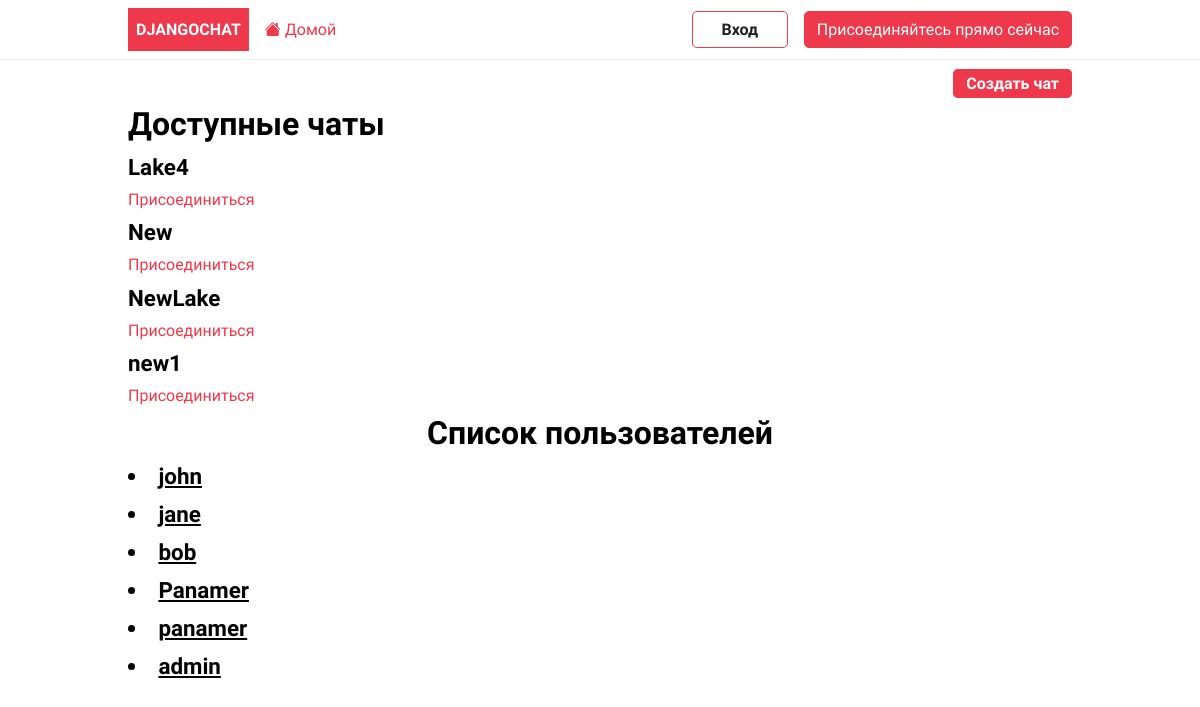
Page /chat_list/ on the committed database.
### chat/models.py (models this page shows, shortened)
class Chat(models.Model):
    name=models.CharField(max_length=120)
    members=models.ManyToManyField(User,related_name='members')

### chat/views.py (the view)
# urls.py: path('chat_list/', ChatList.as_view(), name='chat_list'),
class ChatList(APIView):
    renderer_classes = [TemplateHTMLRenderer]
    template_name = 'chat/chat_list.html'
    def get(self, request):
        chats = Chat.objects.all()
        users= User.objects.all()
        return Response({'chats': chats,'users': users})

### chat/templates/chat/chat_list.html
{%extends 'base.html'%}
{%block content%}
<h3 style="text-align: right;"><a href="{% url 'create_chat' %}"  class="btn btn-primary">Создать чат</a></h3>
<div class="hero">
    <div class="hero-body">
        <h1 class="title has-text-centered has-text-white">Доступные чаты</h1>
    </div>
</div>
<section class="section has-text-white">
    <div class="columns is-multiline">
        {% for chat in chats %}
        <div class="column is-4 has-text-centered">
            <div class="box">
                <h2 class="subtitle">{{ chat.name }}</h2>
                <a href="{% url 'chat_detail' chat.id %}" class="button">Присоединиться</a>
            </div>
        </div>
        {% endfor %}
    </div>
</section>
  <h1 style="text-align: center;">Список пользователей</h1>
<div class="w-full flex flex-wrap items-center">
    {% for user in users %}
        <div class="w-full lg:w-1/4 px-3 py-3">
            <div class="p-4 bg-white shadow rounded-xl text-center">
                <h2 style="text-align: left;">  <li><u>{{ user.username }}</u></li></h2>
            </div>
        </div>
    {% endfor %}
</div>
</div>
{%endblock content%}

### static/css/style.css (style rules this page uses)
:root { --color-primary: #ee394c; --color-secondary: #86b7fe; --color-light: #f2f2f2; --color-gray: #ced4da; --color-dark: #212121; --color-white: #ffffff; --color-error: #e2442f; --color-warning: #ffc900; --color-info: #02a2b9; --color-success: #1ba345; --color-input: #00d1b2; --border-radius: 5px; }
* { margin: 0; padding: 0; box-sizing: border-box; text-rendering: optimizeLegibility; }
html, body { height: 100%; }
body { font-family: 'Dosis', sans-serif; font-size: 1rem; line-height: 1.7; display: flex; flex-direction: column; }
h1 { font-size: 2rem; line-height: 1.5; }
h2 { font-size: 1.4rem; }
a { color: var(--color-primary); text-decoration: none; }
.btn { padding: 0.25rem 0.75rem; border-radius: var(--border-radius); background-color: var(--color-white); border: solid 1px var(--color-white); color: var(--color-dark); cursor: pointer; text-decoration: none; font-size: 1rem; min-width: 6rem; text-align: center; }
.btn-primary { border: solid 1px var(--color-primary); background-color: var(--color-primary); color: var(--color-white); }
.text-center { text-align: center; }

### rows in the picture
Chat: name "Lake4"
Chat: name "New"
Chat: name "NewLake"
Chat: name "new1"

### other values in the picture
{{ user.username }} "john"
{{ user.username }} "jane"
{{ user.username }} "bob"
{{ user.username }} "Panamer"
{{ user.username }} "panamer"
{{ user.username }} "admin"
